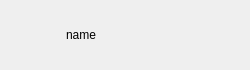
<?xml version="1.0" encoding="UTF-8"?>
<ui version="4.0">
 <class>ConUserItem</class>
 <widget class="QWidget" name="ConUserItem">
  <property name="geometry">
   <rect>
    <x>0</x>
    <y>0</y>
    <width>250</width>
    <height>70</height>
   </rect>
  </property>
  <layout class="QHBoxLayout" name="horizontalLayout">
   <property name="spacing">
    <number>10</number>
   </property>
   <property name="leftMargin">
    <number>12</number>
   </property>
   <property name="topMargin">
    <number>8</number>
   </property>
   <property name="rightMargin">
    <number>12</number>
   </property>
   <property name="bottomMargin">
    <number>8</number>
   </property>
   <item>
    <widget class="QLabel" name="icon_lb">
     <property name="minimumSize">
      <size>
       <width>44</width>
       <height>44</height>
      </size>
     </property>
     <property name="maximumSize">
      <size>
       <width>44</width>
       <height>44</height>
      </size>
     </property>
     <property name="text">
      <string/>
     </property>
    </widget>
   </item>
   <item>
    <widget class="QLabel" name="user_name_lb">
     <property name="text">
      <string>name</string>
     </property>
    </widget>
   </item>
   <item>
    <spacer name="horizontalSpacer">
     <property name="orientation">
      <enum>Qt::Horizontal</enum>
     </property>
     <property name="sizeHint" stdset="0">
      <size>
       <width>40</width>
       <height>20</height>
      </size>
     </property>
    </spacer>
   </item>
   <item>
    <widget class="QLabel" name="red_point">
     <property name="minimumSize">
      <size>
       <width>8</width>
       <height>8</height>
      </size>
     </property>
     <property name="maximumSize">
      <size>
       <width>8</width>
       <height>8</height>
      </size>
     </property>
     <property name="text">
      <string/>
     </property>
    </widget>
   </item>
  </layout>
 </widget>
 <resources/>
 <connections/>
</ui>
